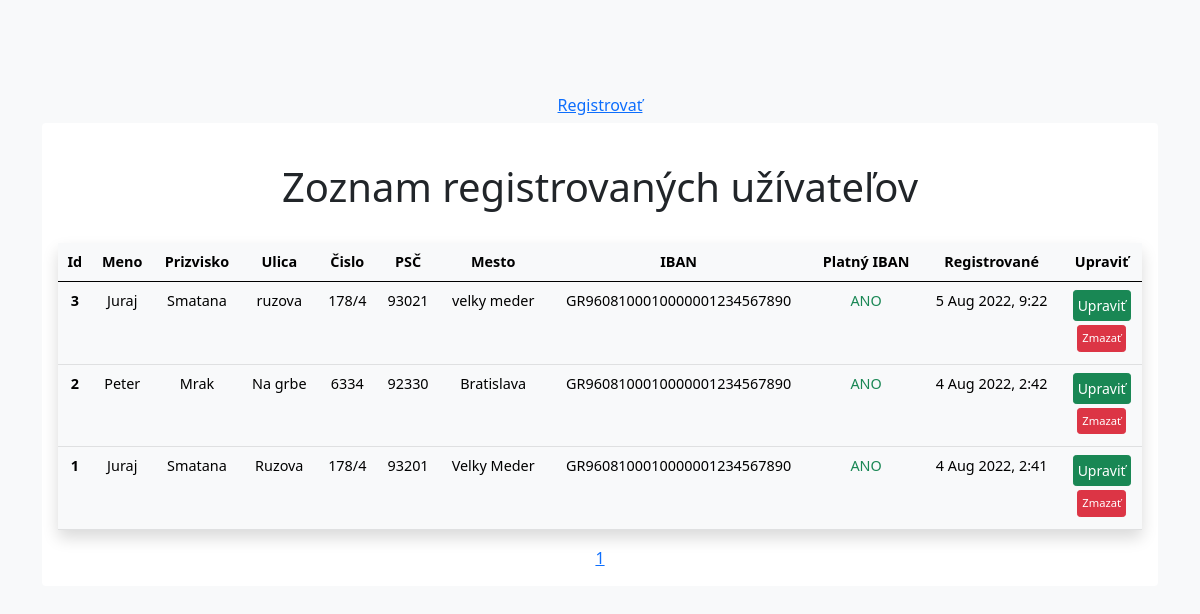
The page /table-user.php on the database its author committed.
### tables this page shows
CREATE TABLE `ibanvalidate` (
  `id` bigint(20) NOT NULL,
  `user_id` bigint(20) DEFAULT NULL,
  `valid` int(11) DEFAULT NULL,
  `created_at` timestamp NOT NULL DEFAULT current_timestamp(),
  `updated_at` timestamp NOT NULL DEFAULT current_timestamp() ON UPDATE current_timestamp()
);

CREATE TABLE `users` (
  `id` bigint(20) NOT NULL,
  `first_name` varchar(100) DEFAULT NULL,
  `last_name` varchar(100) DEFAULT NULL,
  `street_address` varchar(200) DEFAULT NULL,
  `address_number` varchar(100) DEFAULT NULL,
  `zip_code` varchar(100) DEFAULT NULL,
  `city` varchar(200) DEFAULT NULL,
  `iban` varchar(200) DEFAULT NULL,
  `created_at` timestamp NOT NULL DEFAULT current_timestamp(),
  `updated_at` timestamp NOT NULL DEFAULT current_timestamp() ON UPDATE current_timestamp()
);

### _inc/functions-general.php (called while the page is built, shortened)
<?php
	function asset( $path, $base = BASE_URL.'/assets/' )
	{
		$path = trim( $path, '/' );
		return filter_var( $base.$path, FILTER_SANITIZE_URL );
	}

### _inc/config.php (called while the page is built, shortened)
<?php
require "function.php";
require "functions-general.php";
$dbname = "ulohaactiveit1";
?>

### partial/Pagination.php (called while the page is built, shortened)
<?php
class Pagination
{
    private $db, $table, $total_records, $limit = 5;
    public function __construct($table,$dbname)
    {
        $this->table = $table;
        $this->db = new PDO("mysql:host=localhost; dbname=$dbname", "root", "root");
        $this->set_total_records();
    }
    public function set_total_records()
    {
        $stmt   = $this->db->prepare("SELECT id FROM $this->table ;");
        $stmt->execute();
        $this->total_records = $stmt->rowCount();
    }
    public function current_page()
    {
        return isset($_GET['page']) ? (int)$_GET['page'] : 1;
    }
    public function get_data()
    {
        $start = 0;
        $stmt = $this->db->prepare("SELECT  * FROM $this->table
        INNER JOIN (SELECT valid, user_id FROM ibanvalidate)  ibanvalidate
        ON users.id = ibanvalidate.user_id
        ORDER BY $this->table.created_at DESC LIMIT $start, $this->limit");
        $stmt->execute();
        return $stmt->fetchAll(PDO::FETCH_OBJ);
    }
    public function get_pagination_number()
    {
        return ceil($this->total_records / $this->limit);
    }
}

### _inc/function.php (called while the page is built, shortened)
<?php
require_once 'config.php';
	function time_form($data)
	{
		$data = strtotime($data);
		$data = str_replace(' ', '&nbsp;', date('j M Y, G:i', $data));
		return $data;
	}

### table-user.php (the view, shortened to what this page needs)
<!DOCTYPE html>
<html>
<?php
require "_inc/config.php";
require_once 'partial/Pagination.php';
$pagination  = new Pagination('users', $dbname);
$users = $pagination->get_data();
$pages  = $pagination->get_pagination_number();
?>
<head>
    <link rel="stylesheet" href="<?= asset('/css/base.css') ?>">
    <link href="https://cdn.jsdelivr.net/npm/bootstrap@5.0.2/dist/css/bootstrap.min.css" rel="stylesheet">
</head>
<body class="bg-light">
    <main>
        <div class="container-lg  text-center d-flex flex-column align-items-center">
            <div class="col-12 d-flex flex-column align-items-center py-2">
            </div>
            <h6 class="text-end">
                <a href="index.php">Registrovať</a>
            </h6>
            <div id="users-table" class="col-12 d-flex flex-column align-items-center  rounded  p-3 mb-5 bg-body align-items-center ">
                <?php if (count($users) > 0) : ?>
                    <h1 class="p-4">Zoznam registrovaných užívateľov </h1>
                    <table id="table" class="table table-light rounded shadow ">
                        <thead>
                            <tr>
                                <th scope="col">Id</th>
                                <th scope="col">Meno</th>
                                <th scope="col">Prizvisko</th>
                                <th scope="col">Ulica</th>
                                <th scope="col">Čislo</th>
                                <th scope="col">PSČ</th>
                                <th scope="col">Mesto</th>
                                <th scope="col">IBAN</th>
                                <th scope="col">Platný IBAN</th>
                                <th scope="col">Registrované</th>
                                <th scope="col">Upraviť</th>
                            </tr>
                        </thead>
                        <tbody>
                            <?php foreach ($users as $key => $value) : ?>
                                <tr id="user-<?= $value->id ?>">
                                    <th scope="row"><?= $value->id ?></th>
                                    <td class="text-break"><?= $value->first_name ?></td>
                                    <td class="text-break"><?= $value->last_name ?></td>
                                    <td class="text-break"><?= $value->street_address ?></td>
                                    <td class="text-break"><?= $value->address_number ?></td>
                                    <td class="text-break"><?= $value->zip_code ?></td>
                                    <td class="text-break"><?= $value->city ?></td>
                                    <td class="text-break"><?= $value->iban ?></td>
                                    <td class="text-break fw-semibold <?= $value->valid == 1 ? 'text-success' : 'text-danger' ?> ">
                                        <?= $value->valid == 1 ? 'ANO' : 'NIE'  ?></td>
                                    <td class="text-break"><?= time_form($value->created_at) ?></td>
                                    <td class="b-flex text-break">
                                        <div>
                                            <form id="edit-user" action="edit-user.php" method="GET">
                                                <button type="submit" class="btn m-0 p-1 btn-success btn-sm">Upraviť</button>
                                            </form>
                                            <form id="del-user" method="post">
                                                <button style="font-size:0.7rem;" type="submit" class="btn m-1 p-1 text btn-danger btn-sm">Zmazať</button>
                                            </form>
                                        </div>
                                    </td>
                                </tr>
                            <?php endforeach; ?>
                        </tbody>
                    </table>
                    <div class="b-flex">
                        <?php for ($i = 1; $i <= $pages; $i++) : ?>
                            <a class="mx-1" href="?page=<?= $i; ?>"><?= $i; ?></a>
                        <?php endfor ?>
                    </div>
                <?php else : ?>
                    <h1>Prázdny Zoznam</h1>
                <?php endif; ?>
            </div>
        </div>
    </main>
</body>
</html>

### assets/css/base.css (style rules this page uses)
.container-lg { padding: 5rem; }
.container-lg .btn { margin: 3rem; }
@media (max-width: 1200px) { #table { font-size: 0.9rem; } }

### rows shown on the page
ibanvalidate: user "3", user.first_name "Juraj", user.last_name "Smatana", user.street_address "ruzova", user.address_number "178/4", user.zip_code "93021", user.city "velky meder", user.iban "GR9608100010000001234567890", valid "ANO", user.created_at "5 Aug 2022, 9:22"
ibanvalidate: user "2", user.first_name "Peter", user.last_name "Mrak", user.street_address "Na grbe", user.address_number "6334", user.zip_code "92330", user.city "Bratislava", user.iban "GR9608100010000001234567890", valid "ANO", user.created_at "4 Aug 2022, 2:42"
ibanvalidate: user "1", user.first_name "Juraj", user.last_name "Smatana", user.street_address "Ruzova", user.address_number "178/4", user.zip_code "93201", user.city "Velky Meder", user.iban "GR9608100010000001234567890", valid "ANO", user.created_at "4 Aug 2022, 2:41"
